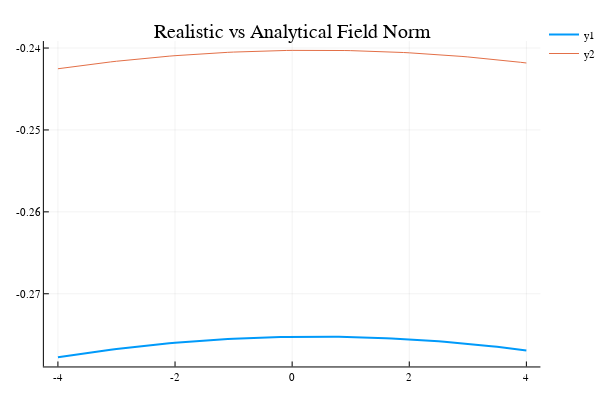

Notebook cell for this chart:
### Code cell
#find the analytical solution of the coil design by treating each layer by a single loop
anaNormZ = Array{Float64,1}();

z = collect(-4:0.1:4)
anaNormZ=zeros(length(z))

###contribution from normal winding coils############

print(layers)

for j=1:layers
    r=bucket_radius+(j-1).*3.5
    for i=1:Int(length(normalHeight)/2)
        anaNormZ = anaNormZ.+2*pi*1*(r.^2).*(r.^2 .+ (z.-normalHeight[i]).^2).^(-1.5)
    end

    for i=Int(length(normalHeight)/2)+1:Int(length(normalHeight))
        anaNormZ = anaNormZ.+sign.*2*pi*1*(r.^2).*(r.^2 .+ (z.-normalHeight[i]).^2).^(-1.5)
    end
end

###contribution from transition part in normal winding coils############
r=bucket_radius+3.5/2
anaNormZ = anaNormZ.+2*pi*1*(r.^2).*(r.^2 .+ (z.-normalHeight[pitch].-3.5).^2).^(-1.5)
anaNormZ = anaNormZ.+sign.*2*pi*1*(r.^2).*(r.^2 .+ (z.-normalHeight[pitch*2].-3.5).^2).^(-1.5)


plot(z,bnorm,linewidth=2,title="Realistic vs Analytical Field Norm")
plot!(z,-anaNormZ)

### Figure 1 — Plotly figure (JSON) as saved in the notebook; plotly's stock layout.template omitted (floating-point values rounded to 4 significant figures)
{"data": [{"colorbar": {"title": ""}, "hoverinfo": "text", "legendgroup": "y1", "line": {"color": "rgba(0, 154, 250, 1.000)", "dash": "solid", "shape": "linear", "width": 2}, "mode": "lines", "name": "y1", "showlegend": true, "text": [null, null, null, null, null, null, null, null, null, null, null, null, null, null, null, null, null, null, null, null, null, null, null, null, null, null, null, null, null, null, null, null, null, null, null, null, null, null, null, null, null, null, null, null, null, null, null, null, null, null, null, null, null, null, null, null, null, null, null, null, null, null, null, null, null, null, null, null, null, null, null, null, null, null, null, null, null, null, null, null, null], "type": "scatter", "x": [-4, -3.9, -3.8, -3.7, -3.6, -3.5, -3.4, -3.3, -3.2, -3.1, -3, -2.9, -2.8, -2.7, -2.6, -2.5, -2.4, -2.3, -2.2, -2.1, -2, -1.9, -1.8, -1.7, -1.6, -1.5, -1.4, -1.3, -1.2, -1.1, -1, -0.9, -0.8, -0.7, -0.6, -0.5, -0.4, -0.3, -0.2, -0.1, 0, 0.1, 0.2, 0.3, 0.4, 0.5, 0.6, 0.7, 0.8, 0.9, 1, 1.1, 1.2, 1.3, 1.4, 1.5, 1.6, 1.7, 1.8, 1.9, 2, 2.1, 2.2, 2.3, 2.4, 2.5, 2.6, 2.7, 2.8, 2.9, 3, 3.1, 3.2, 3.3, 3.4, 3.5, 3.6, 3.7, 3.8, 3.9, 4], "xaxis": "x1", "y": [-0.2777, -0.2776, -0.2775, -0.2774, -0.2773, -0.2772, -0.2771, -0.277, -0.2769, -0.2768, -0.2767, -0.2766, -0.2766, -0.2765, -0.2764, -0.2763, -0.2763, -0.2762, -0.2761, -0.276, -0.276, -0.2759, -0.2759, -0.2758, -0.2758, -0.2757, -0.2757, -0.2756, -0.2756, -0.2755, -0.2755, -0.2755, -0.2754, -0.2754, -0.2754, -0.2753, -0.2753, -0.2753, -0.2753, -0.2753, -0.2753, -0.2752, -0.2752, -0.2752, -0.2752, -0.2752, -0.2752, -0.2752, -0.2753, -0.2753, -0.2753, -0.2753, -0.2753, -0.2753, -0.2754, -0.2754, -0.2754, -0.2755, -0.2755, -0.2755, -0.2756, -0.2756, -0.2757, -0.2757, -0.2758, -0.2758, -0.2759, -0.2759, -0.276, -0.276, -0.2761, -0.2762, -0.2763, -0.2763, -0.2764, -0.2765, -0.2766, -0.2766, -0.2767, -0.2768, -0.2769], "yaxis": "y1", "zmax": 0.1, "zmin": -0.1}, {"colorbar": {"title": ""}, "hoverinfo": "text", "legendgroup": "y2", "line": {"color": "rgba(227, 111, 71, 1.000)", "dash": "solid", "shape": "linear", "width": 1}, "mode": "lines", "name": "y2", "showlegend": true, "text": [null, null, null, null, null, null, null, null, null, null, null, null, null, null, null, null, null, null, null, null, null, null, null, null, null, null, null, null, null, null, null, null, null, null, null, null, null, null, null, null, null, null, null, null, null, null, null, null, null, null, null, null, null, null, null, null, null, null, null, null, null, null, null, null, null, null, null, null, null, null, null, null, null, null, null, null, null, null, null, null, null], "type": "scatter", "x": [-4, -3.9, -3.8, -3.7, -3.6, -3.5, -3.4, -3.3, -3.2, -3.1, -3, -2.9, -2.8, -2.7, -2.6, -2.5, -2.4, -2.3, -2.2, -2.1, -2, -1.9, -1.8, -1.7, -1.6, -1.5, -1.4, -1.3, -1.2, -1.1, -1, -0.9, -0.8, -0.7, -0.6, -0.5, -0.4, -0.3, -0.2, -0.1, 0, 0.1, 0.2, 0.3, 0.4, 0.5, 0.6, 0.7, 0.8, 0.9, 1, 1.1, 1.2, 1.3, 1.4, 1.5, 1.6, 1.7, 1.8, 1.9, 2, 2.1, 2.2, 2.3, 2.4, 2.5, 2.6, 2.7, 2.8, 2.9, 3, 3.1, 3.2, 3.3, 3.4, 3.5, 3.6, 3.7, 3.8, 3.9, 4], "xaxis": "x1", "y": [-0.2425, -0.2424, -0.2423, -0.2422, -0.2421, -0.242, -0.242, -0.2419, -0.2418, -0.2417, -0.2416, -0.2415, -0.2415, -0.2414, -0.2413, -0.2412, -0.2412, -0.2411, -0.2411, -0.241, -0.2409, -0.2409, -0.2408, -0.2408, -0.2407, -0.2407, -0.2406, -0.2406, -0.2406, -0.2405, -0.2405, -0.2405, -0.2404, -0.2404, -0.2404, -0.2404, -0.2403, -0.2403, -0.2403, -0.2403, -0.2403, -0.2403, -0.2403, -0.2403, -0.2403, -0.2403, -0.2403, -0.2403, -0.2403, -0.2403, -0.2403, -0.2403, -0.2404, -0.2404, -0.2404, -0.2404, -0.2404, -0.2405, -0.2405, -0.2405, -0.2406, -0.2406, -0.2407, -0.2407, -0.2408, -0.2408, -0.2409, -0.2409, -0.241, -0.241, -0.2411, -0.2411, -0.2412, -0.2413, -0.2414, -0.2414, -0.2415, -0.2416, -0.2417, -0.2417, -0.2418], "yaxis": "y1", "zmax": 0.1, "zmin": -0.1}], "layout": {"annotations": [{"font": {"color": "rgba(0, 0, 0, 1.000)", "family": "sans-serif", "size": 20}, "rotation": 0, "showarrow": false, "text": "Realistic vs Analytical Field Norm", "x": 0.537, "xanchor": "center", "xref": "paper", "y": 1, "yanchor": "top", "yref": "paper"}], "height": 400, "legend": {"bgcolor": "rgba(255, 255, 255, 1.000)", "bordercolor": "rgba(0, 0, 0, 1.000)", "font": {"color": "rgba(0, 0, 0, 1.000)", "family": "sans-serif", "size": 11}, "tracegroupgap": 0, "x": 1, "y": 1}, "margin": {"b": 20, "l": 0, "r": 0, "t": 20}, "paper_bgcolor": "rgba(255, 255, 255, 1.000)", "plot_bgcolor": "rgba(255, 255, 255, 1.000)", "showlegend": true, "width": 600, "xaxis": {"anchor": "y1", "domain": [0.08064, 0.9934], "gridcolor": "rgba(0, 0, 0, 0.100)", "gridwidth": 0.5, "linecolor": "rgba(0, 0, 0, 1.000)", "mirror": false, "range": [-4.24, 4.24], "showgrid": true, "showline": true, "showticklabels": true, "tickangle": 0, "tickcolor": "rgb(0, 0, 0)", "tickfont": {"color": "rgba(0, 0, 0, 1.000)", "family": "sans-serif", "size": 11}, "tickmode": "array", "ticks": "inside", "ticktext": ["-4", "-2", "0", "2", "4"], "tickvals": [-4, -2, 0, 2, 4], "title": "", "titlefont": {"color": "rgba(0, 0, 0, 1.000)", "family": "sans-serif", "size": 15}, "type": "-", "visible": true, "zeroline": false, "zerolinecolor": "rgba(0, 0, 0, 1.000)"}, "yaxis": {"anchor": "x1", "domain": [0.03762, 0.9415], "gridcolor": "rgba(0, 0, 0, 0.100)", "gridwidth": 0.5, "linecolor": "rgba(0, 0, 0, 1.000)", "mirror": false, "range": [-0.2789, -0.2391], "showgrid": true, "showline": true, "showticklabels": true, "tickangle": 0, "tickcolor": "rgb(0, 0, 0)", "tickfont": {"color": "rgba(0, 0, 0, 1.000)", "family": "sans-serif", "size": 11}, "tickmode": "array", "ticks": "inside", "ticktext": ["-0.27", "-0.26", "-0.25", "-0.24"], "tickvals": [-0.27, -0.26, -0.25, -0.24], "title": "", "titlefont": {"color": "rgba(0, 0, 0, 1.000)", "family": "sans-serif", "size": 15}, "type": "-", "visible": true, "zeroline": false, "zerolinecolor": "rgba(0, 0, 0, 1.000)"}}}
